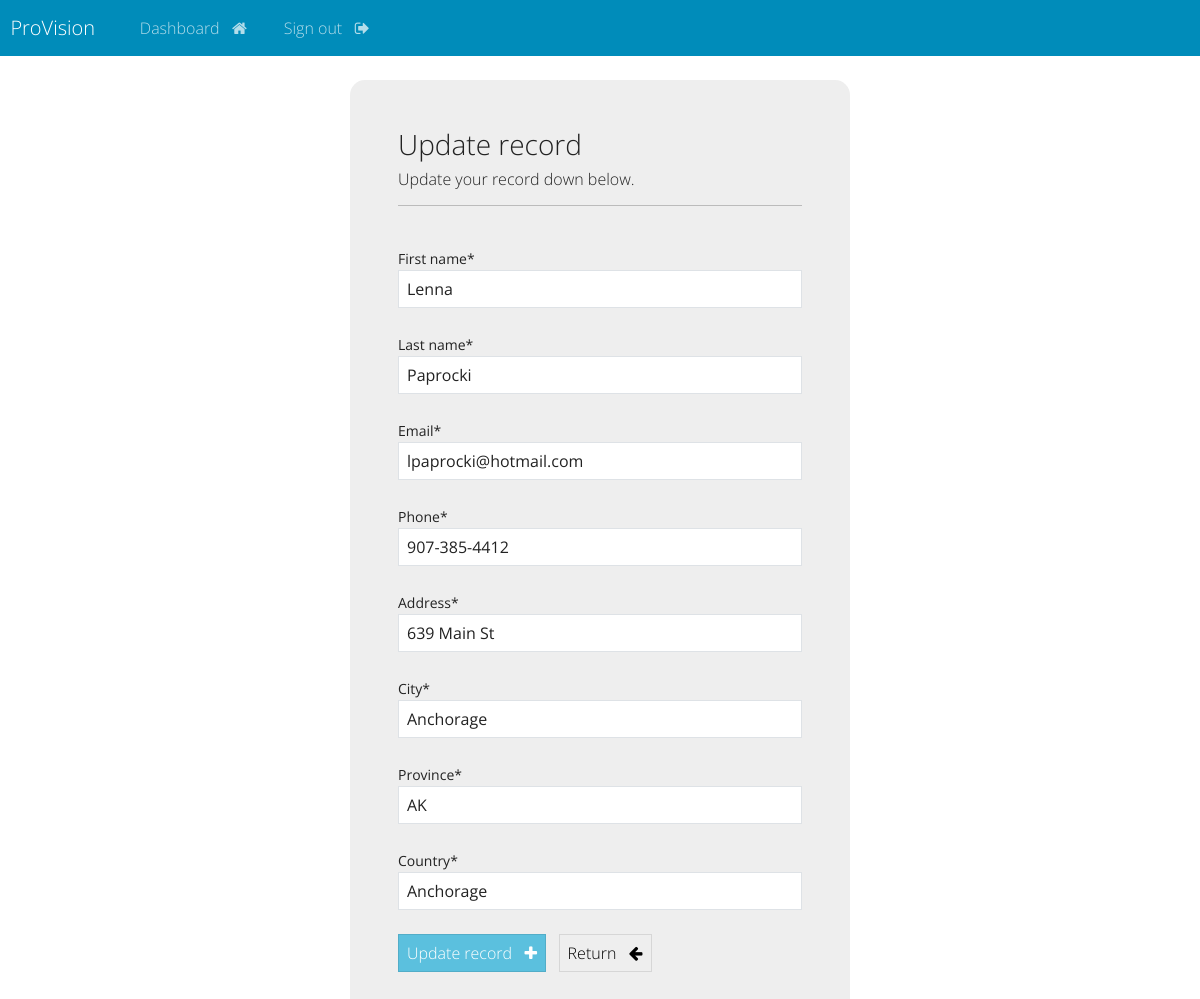
/update-record/5 (signed in), run on the app's committed database.
### webapp/models.py (models this page shows, shortened)
class Record(models.Model):
    creation_date = models.DateTimeField(auto_now_add=True)
    first_name = models.CharField(max_length=100)
    last_name = models.CharField(max_length=100)
    email = models.EmailField(max_length=255)
    phone = models.CharField(max_length=30)
    address = models.CharField(max_length=300)
    city = models.CharField(max_length=100)
    province = models.CharField(max_length=200)
    country = models.CharField(max_length=50)

### webapp/views.py (the view)
# urls.py: path('update-record/<int:pk>', views.update_record, name='update-record'),
@login_required(login_url='my-login')
def update_record(request, pk):
    record = Record.objects.get(id=pk)
    form = UpdateRecordForm(instance=record)
    if request.method == 'POST':
        form = UpdateRecordForm(request.POST, instance=record)
        if form.is_valid():
            form.save()
            messages.success(request, "Your record was updated!")
            return redirect("dashboard")
    context={'form':form}
    return render(request,'webapp/update-record.html',context=context)

### webapp/forms.py
class UpdateRecordForm(forms.ModelForm):
    class Meta:
        model = Record
        fields = ['first_name','last_name','email','phone','address','city','province','country']

### webapp/templates/webapp/update-record.html (shortened to what this page needs)
{% extends 'webapp/base.html' %}
{% load crispy_forms_tags %}
{% block content %}
<body>
    <div class="container bg-light shadow-md p-5 form-layout">
        <h3> Update record </h3>
        <h6> Update your record down below. </h6>
        <hr>
        <br>
        <form method="POST" autocomplete="off">
            {{form.first_name|as_crispy_field}}
            <br>
            {{form.last_name|as_crispy_field}}
            <br>
            {{form.email|as_crispy_field}}
            <br>
            {{form.phone|as_crispy_field}}
            <br>
            {{form.address|as_crispy_field}}
            <br>
            {{form.city|as_crispy_field}}
            <br>
            {{form.province|as_crispy_field}}
            <br>
            {{form.country|as_crispy_field}}
            <br>
            <button type="submit" class="btn btn-info">
                Update record &nbsp; <i class="fa fa-plus" aria-hidden="true"></i>
            </button>
            <a href="{% url 'dashboard' %}" class="btn btn-secondary">
                Return &nbsp; <i class="fa fa-arrow-left" aria-hidden="true"></i>
            </a>
        </form>
    </div>
    <br>
</body>
{% endblock %}

### webapp/static/css/styles.css (style rules this page uses)
.form-layout { border-radius: 15px; width: 500px; }

### data on the page
Record: first_name "Lenna", last_name "Paprocki", email "lpaprocki@hotmail.com", phone "907-385-4412", address "639 Main St", city "Anchorage", province "AK", country "Anchorage"
